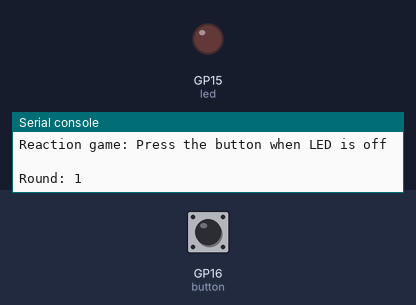
Bench run of a program on a simulated Raspberry Pi Pico running MicroPython. Shown: output pins drawn as LEDs (lit = HIGH), the last lines printed to the serial console. Wiring (from the project's diagram.json): red LED on GP15, green button on GP16. The inputs (shaded band) are chosen by the test bench; at power-on: GP16 (button) HIGH. Random numbers come from a fixed seed.

Above: at 3.9 s.
4.0 s: GP16 (button) pulled LOW for 0.15 s
At 6.1 s:
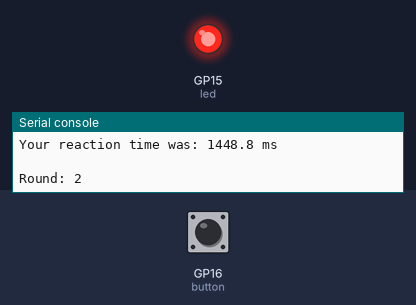
Timing chart, 0 to 10.6 s (numbered marks = the images above; inputs shaded):
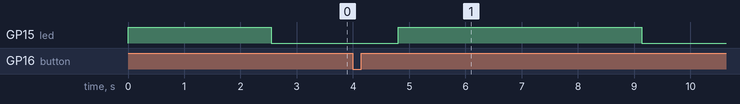

Measured:
- after the input at 4.0 s, GP15 (led): LOW → HIGH after 0.80 s, → LOW 4.3 s later

The program:

main.py
```python
from machine import Pin
import utime
import urandom

LED_PIN = 15
BUTTON_PIN = 16

led = Pin(LED_PIN, Pin.OUT)
button = Pin(BUTTON_PIN, Pin.IN, Pin.PULL_UP)

timer_start = 0
result_us = None

def on_button_press(pin):
    global result_us
    if result_us is None:
        result_us = utime.ticks_us()
        button.irq(handler=None)


def wait_button_release():
    while button.value() == 0:
        utime.sleep_ms(5)


def random_delay_ms(low=2000, high=5000):
    ''' Get random number between [low, high] '''
    range_ms = high - low + 1
    rand_value = urandom.getrandbits(12) % range_ms
    return low + rand_value


print("Reaction game: Press the button when LED is off")

round_num = 1

while True:
    print("\nRound:", round_num)

    led.on()

    utime.sleep_ms(random_delay_ms(2000, 5000))

    led.off()
    timer_start = utime.ticks_us()
    result_us = None

    button.irq(trigger=Pin.IRQ_FALLING, handler=on_button_press)

    while result_us is None:
        utime.sleep_ms(1)

    reaction_time_ms = utime.ticks_diff(result_us, timer_start) / 1000.0
    print("Your reaction time was: {:.1f} ms".format(reaction_time_ms))

    utime.sleep_ms(800)
    round_num += 1
```
